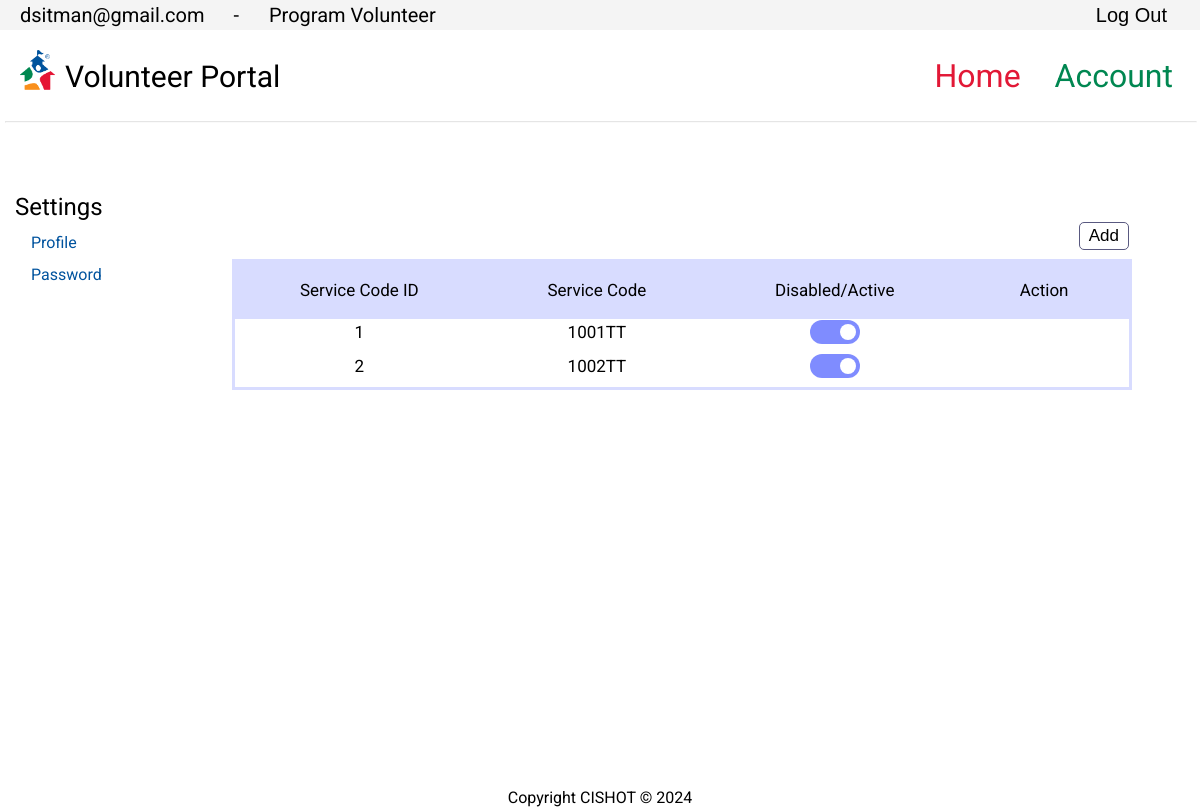
Page /serviceTool.php (signed in) on the committed database.
### tables this page shows
CREATE TABLE `service_code` (
  `service_codeID` int(11) NOT NULL,
  `service_code` varchar(10) NOT NULL,
  `on_off` tinyint(1) NOT NULL DEFAULT 0
);

### serviceTool.php (the view, shortened to what this page needs)
<!DOCTYPE html>
<?php
	require_once('database.php');
	$querySCode = 'SELECT *
					FROM service_code';
	$statementSCode = $db->prepare($querySCode);
	$statementSCode->execute();
	$SCodeMulti = $statementSCode->fetchAll();
?>
<html>
	<head>
		<link rel="stylesheet" href="css_reset.css">
		<link rel="stylesheet" href="header_template.css">
		<link rel="stylesheet" href="serviceTool_template.css">
		<link rel="stylesheet" href="footer_template.css">
	</head>
	<body>
		<div class='Notice'>
			<a class='usertag'><?php echo $_SESSION["user"];?></a>
			<a class='dashbetween'> - </a>
			<a class='roletag'><?php echo $_SESSION["user_level"];?><a>
			<form class ="logOut" action="" method="POST"><input type="submit" value="Log Out" name='logOutbutton'></form>
		</div>
		<div id="wrapper">
			<header>
				<div class="header">
					<img src="images/CIS Side Icon.png">
					<h1>Volunteer Portal</h1>
				</div>
			</header>
			<nav>
				<?php if (isset($_SESSION["is_administator"]) || isset($_SESSION["is_moderator"]) || isset($_SESSION["is_user"])){?>
				<a class='Home' href="Home.php">Home</a>
				<?php }; ?>
				<?php if (isset($_SESSION["is_administator"]) || isset($_SESSION["is_moderator"]) || isset($_SESSION["is_user"])) {?>
				<a class='Account' href="Account.php">Account</a>
				<?php }; ?>
			</nav>
			<main>
			<div class='dashboard'>
			<hr></hr><br>
			<div class='subNav'>
					<div class='Settings'><br>
						<a class='SubNavTitle'>Settings</a><br><br>
						&emsp;<a class='linkPage' href='Profile.php'>Profile</a><br><br>
						&emsp;<a class='linkPage' href='Password.php'>Password</a><br><br>
					</div>
				</div>
				<div class='WebGut'>
					<div class='CreateSCodeSect'>
					<form class ="addSCodeButton" action="AddSCodePU.php" method="POST" id='mainForm'><input type="submit" value="Add" name='addSCode'></form>
					<div class='Scroll'>
					<table class ='SCode_list'>
							<thead>
								<tr>
									<th>Service Code ID</th>
									<th>Service Code</th>
									<th>Disabled/Active</th>
									<th>Action</th>
								</tr>
							</thead>
							<?php foreach ($SCodeMulti as $SCodeSingle): ?>
							<?php
							$grabIDSCode = $SCodeSingle['service_codeID'];
							$queryFilter = 'SELECT delete_fact
											FROM deleted_servicecode
											WHERE service_codeID = :grabIDSCode;';
							$statementFilter = $db->prepare($queryFilter);
							$statementFilter->bindValue(':grabIDSCode', $grabIDSCode);
							$statementFilter->execute();
							$checkQuery = $statementFilter->fetch();
							?>
							<?php if ($checkQuery['delete_fact'] == FALSE){
							?>
							<tbody>
								<td><?php echo $SCodeSingle['service_codeID'];?></td>
								<td><?php echo $SCodeSingle['service_code'];?></td>
								<td>
									<form action="" method="post">
										<label class="switch">
											<span class="slider round"></span>
										</label>
									</form>
								</td>
								<td>
								<?php if (isset($_SESSION["is_administator"])){?>
											<form class ="deleteSCodeButton" action="deleteSCodePU.php" method="POST">
											<input type='hidden' name='SCodeIDDelete' value='<?php echo $SCodeSingle['service_codeID'];?>'>
											<input type='submit' value='Delete' name='deleteSCode'>
											</form>
								<?php }; ?></td>
							</tbody>
							<?php }; ?>
							<?php endforeach;?>
						</table>
						</div>
					</div>
				</div>
		</main>
		</div>
	</body>
	<footer>
		<p>Copyright CISHOT &copy; <?php echo date('Y');?></p>
	</footer>
</html>

### header_template.css (style rules this page uses)
html { width: auto; height: auto; }
header { width: auto; max-width: 100px; height: fit-content; position: relative; left: 10px; top: 20px; }
.header img { margin-top: auto; margin-bottom: auto; position: relative; max-width: 35px; max-height: auto; float: left; padding-left: 10px; padding-right: 10px; }
.header h1 { width:300px; height:auto; position: relative; right: 0px; top: 10px; font-size: 30px; padding-top: 2px; padding-left: 50px; }
body { background-color: white; height: 100%; width: auto; font-family: "Roboto", sans-serif; }
#wrapper { width: auto; height: 100%; margin-left: auto; margin-right: auto; margin-bottom: 20px; }
nav { position: absolute; top:60px; right: 1%; width: auto; height: auto; }
.Home { color: #E21836; text-decoration: none; background-color: white; padding-top: 26px; padding-bottom: 25px; padding-left: 15px; padding-right: 15px; height: auto; width: auto; font-size: xx-large; }
.Account { color: #008751; background-color: white; text-decoration: none; padding-top: 26px; padding-bottom: 25px; padding-left: 15px; padding-right: 15px; height: auto; width: auto; font-size: xx-large; }
main { width: 100%; height: auto; position: relative; top: 49px; margin-left: auto; }
.Notice { background-color: rgb(244, 244, 244); color: Black; width: auto; height: auto; position: relative; top: 0px; margin: auto; overflow: hidden; padding-right: 9px; padding-top: 5px; padding-bottom: 5px; z-index: 1; text-align: left; }
.dashbetween { font-size: 20px; padding: 5px; padding-left: 20px; width: auto; height: auto; margin: auto; }
.usertag { font-size: 20px; padding: 5px; padding-left: 20px; width: auto; height: auto; margin: auto; }
.roletag { font-size: 20px; padding: 5px; padding-left: 20px; width: auto; height: auto; margin: auto; }
.logOut { font-size: 20px; padding: 5px; width: auto; height: auto; margin: auto; position: absolute; top: -2px; right: 22px; float: right; background-color: Transparent; border: none; cursor:pointer; overflow: hidden; }
.logOut input[type=submit] { font-size: 20px; background-color: Transparent; border: none; cursor:pointer; overflow: hidden; }

### footer_template.css (style rules this page uses)
footer { text-align: center; margin: auto; text-wrap: nowrap; width: auto; top: 250px; padding-top: 100px; height: 20px; }

### rows in the picture
service_code: service_codeID "1", service_code "1001TT"
service_code: service_codeID "2", service_code "1002TT"

### other values in the picture
$_SESSION["user"] "dsitman@gmail.com"
$_SESSION["user_level"] "Program Volunteer"
